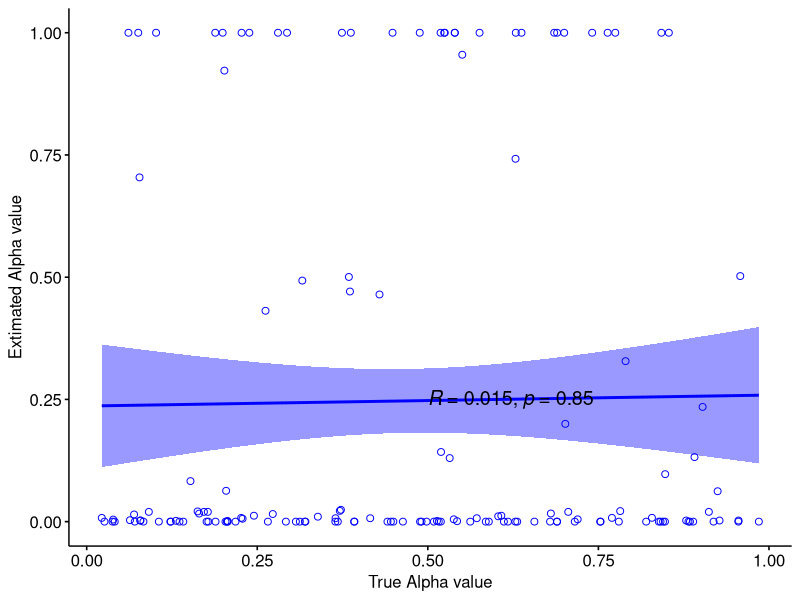
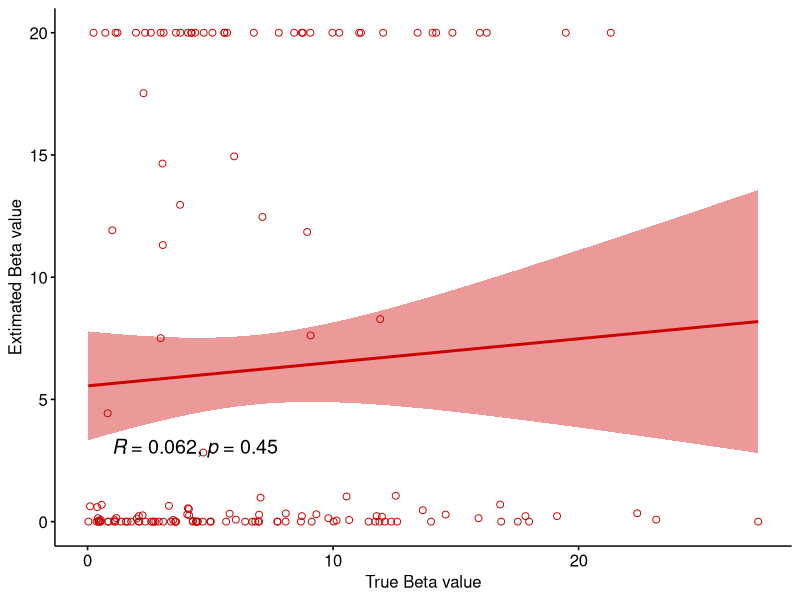
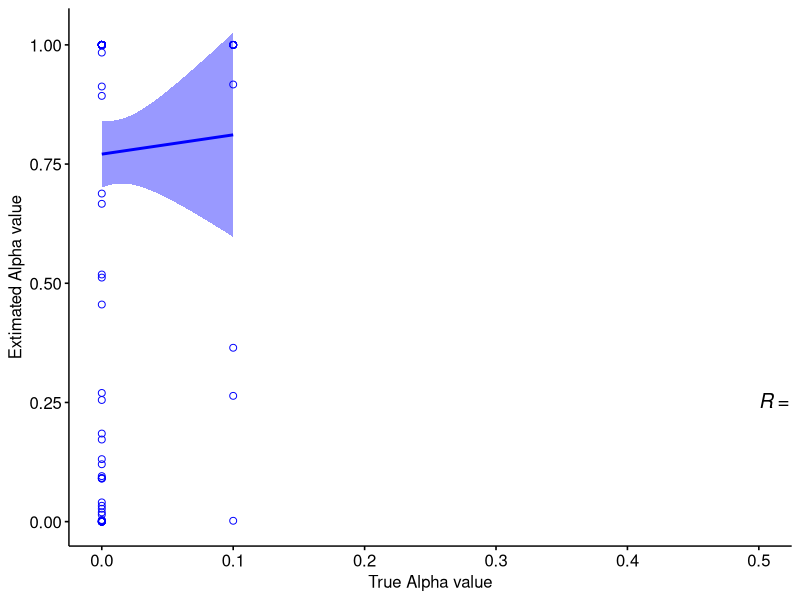
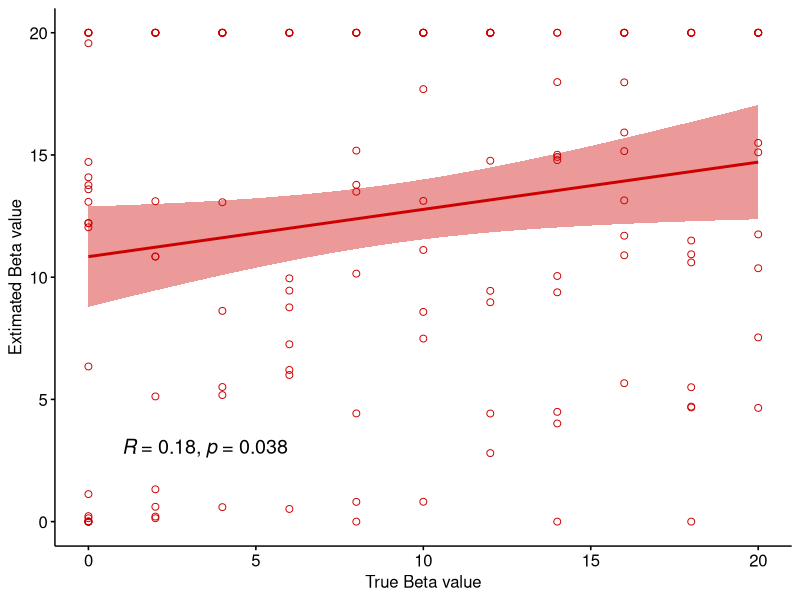
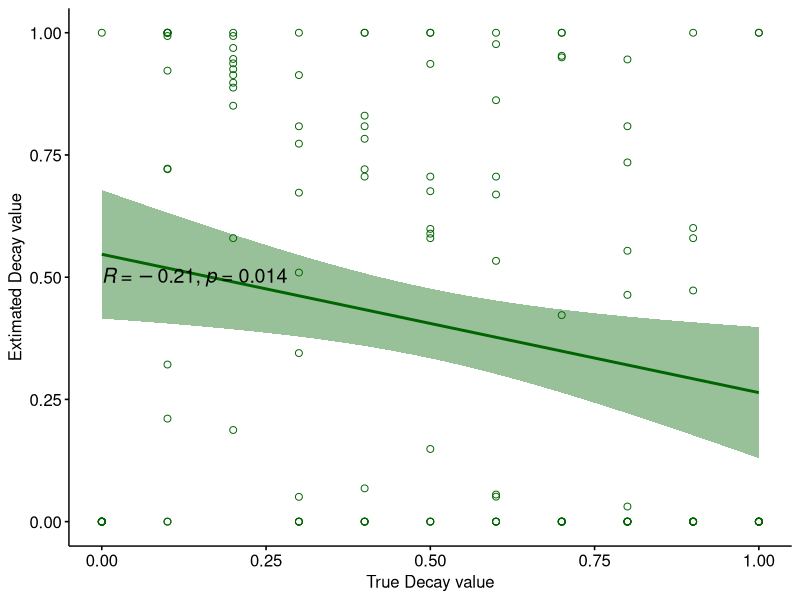
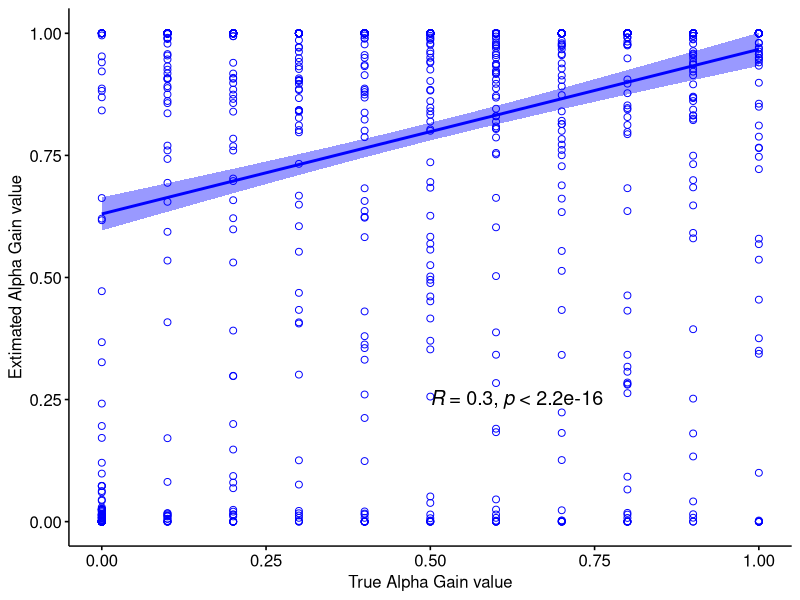
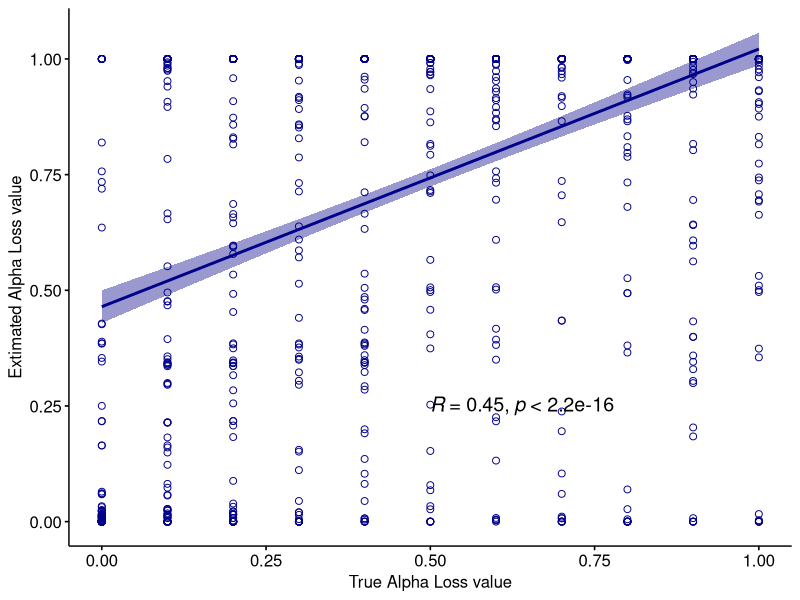
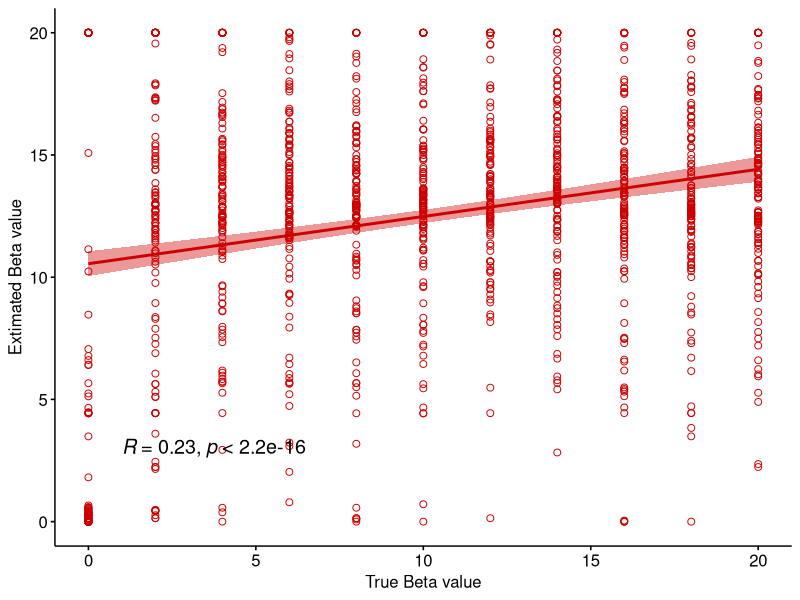

The R script that drew these images, in order:
# model parameter recovery
# 3.11.21 kls

# init ####
# load required packages
library(here)
library(tidyverse)
library(ggpubr)

# load source functions

# set hard-coded variables

# baseline model - done ####
# read data in
bld <- read.csv(here::here('output', 'simulation', 'sim_baseline_model_data.csv'))
blf <- read.csv(here::here('output', 'simulation', 'sim_baseline_model_fits.csv'))
bld <- bld[which(bld$Trial == 1),] 
# clean up and merge 
bld <- rename(bld, trueBeta = Beta)
blf <- rename(blf, estBeta = beta)
bl <- merge(bld[5:6], blf, by = 'Subject')
rm(bld, blf)
# graph
bl_beta <- ggscatter(bl, x = 'trueBeta', y = 'estBeta', shape = 1, color = 'red3', 
          add = 'reg.line', conf.int = TRUE, 
          cor.coef = TRUE, cor.method = 'pearson', cor.coef.coord = c(1, 3), cor.coef.size = 5,
          xlab = 'True Beta value', ylab = 'Extimated Beta value')
rm(bl)

# 1a model - done ####
# read data in
ad <- read.csv(here::here('output', 'simulation', 'sim_1alpha_model_data.csv'))
af <- read.csv(here::here('output', 'simulation', 'sim_1alpha_model_fits.csv'))
ad <- ad[which(ad$Trial == 1), ] # 1a model
# clean up and merge 
ad <- rename(ad, trueBeta = Beta, trueAlpha = Alpha)
af <- rename(af, estBeta = beta, estAlpha = alpha)
a1 <- merge(ad[5:7], af, by = 'Subject')
rm(ad, af)
#graph
a1_alpha <- ggscatter(a1, x = 'trueAlpha', y = 'estAlpha', shape = 1, color = 'blue', 
          add = 'reg.line', conf.int = TRUE, 
          cor.coef = TRUE, cor.method = 'pearson', cor.coef.coord = c(.5, .25), cor.coef.size = 5,
          xlab = 'True Alpha value', ylab = 'Extimated Alpha value')

a1_beta <- ggscatter(a1, x = 'trueBeta', y = 'estBeta', shape = 1, color = 'red3', 
          add = 'reg.line', conf.int = TRUE, 
          cor.coef = TRUE, cor.method = 'pearson', cor.coef.coord = c(1, 3), cor.coef.size = 5,
          xlab = 'True Beta value', ylab = 'Extimated Beta value')
rm(a1)

# 1a decay model - done ####
# read in data
add <- read.csv(here::here('output', 'simulation', 'sim_1alpha_decay_model_data.csv'))
add <- add[which(add$Trial == 1), ] # 1a decay model
adf <- read.csv(here::here('output', 'simulation', 'sim_1alpha_decay_model_fits.csv'))
# clean up and merge 
add <- rename(add, trueBeta = Beta, trueAlpha = Alpha, trueDecay = Decay)
adf <- rename(adf, estBeta = beta, estAlpha = alpha, estDecay = decay)
a1d <- merge(add[5:8], adf, by = 'Subject')
rm(add, adf)
# graph
a1d_alpha <- ggscatter(a1d, x = 'trueAlpha', y = 'estAlpha', shape = 1, color = 'blue', 
          add = 'reg.line', conf.int = TRUE, 
          cor.coef = TRUE, cor.method = 'pearson', cor.coef.coord = c(.5, .25), cor.coef.size = 5,
          xlab = 'True Alpha value', ylab = 'Extimated Alpha value')

a1d_beta <- ggscatter(a1d, x = 'trueBeta', y = 'estBeta', shape = 1, color = 'red3', 
          add = 'reg.line', conf.int = TRUE, 
          cor.coef = TRUE, cor.method = 'pearson', cor.coef.coord = c(1, 3), cor.coef.size = 5,
          xlab = 'True Beta value', ylab = 'Extimated Beta value')

a1d_decay <- ggscatter(a1d, x = 'trueDecay', y = 'estDecay', shape = 1, color = 'darkgreen', 
          add = 'reg.line', conf.int = TRUE, 
          cor.coef = TRUE, cor.method = 'pearson', cor.coef.coord = c(0, .5), cor.coef.size = 5,
          xlab = 'True Decay value', ylab = 'Extimated Decay value')
rm(a1d)

# 2a model - gain loss - done####
# read in data
gld <- read.csv(here::here('output', 'simulation', 'sim_2alpha_model_data.csv'))
gld <- gld[which(gld$Trial == 1), ] # 2a model
glf <- read.csv(here::here('output', 'simulation', 'sim_2alpha_model_fit.csv'))
# clean up and merge
gld <- rename(gld, trueBeta = Beta, trueAlphaGain = Alpha_gain, trueAlphaLoss = Alpha_loss)
glf <- rename(glf, estBeta = beta, estAlphaGain = a_gain, estAlphaLoss = a_loss)
gll <- merge(gld[c(6, 1:3)], glf, by = 'Subject')
rm(gld, glf)

# graph
a2_alpha_gain <- ggscatter(gll, x = 'trueAlphaGain', y = 'estAlphaGain', shape = 1, color = 'blue', 
          add = 'reg.line', conf.int = TRUE, 
          cor.coef = TRUE, cor.method = 'pearson', cor.coef.coord = c(.5, .25), cor.coef.size = 5,
          xlab = 'True Alpha Gain value', ylab = 'Extimated Alpha Gain value')

a2_alpha_loss <- ggscatter(gll, x = 'trueAlphaLoss', y = 'estAlphaLoss', shape = 1, color = 'blue4', 
          add = 'reg.line', conf.int = TRUE, 
          cor.coef = TRUE, cor.method = 'pearson', cor.coef.coord = c(.5, .25), cor.coef.size = 5,
          xlab = 'True Alpha Loss value', ylab = 'Extimated Alpha Loss value')

a2_beta <- ggscatter(gll, x = 'trueBeta', y = 'estBeta', shape = 1, color = 'red3', 
          add = 'reg.line', conf.int = TRUE, 
          cor.coef = TRUE, cor.method = 'pearson', cor.coef.coord = c(1, 3), cor.coef.size = 5,
          xlab = 'True Beta value', ylab = 'Extimated Beta value')
rm(gll)

# 2a decay model ####
# read in data
gldd <- read.csv(here::here('output', 'simulation', 'sim_2alpha_decay_model_data.csv'))
gldd <- gldd[which(gldd$Trial == 1),] # 2a with decay
gldf <- read.csv(here::here('output', 'simulation', 'sim_2alpha_decay_model_fit.csv'))
# clean up and merge
gldd <- rename(gldd, trueBeta = Beta, trueAlphaGain = Alpha_gain, trueAlphaLoss = Alpha_loss, trueDecay = Decay)
gldf <- rename(gldf, estBeta = beta, estAlphaGain = a_gain, estAlphaLoss = a_loss, estDecay = decay)
gldl <- merge(gldd[c(7, 1:3, 5)], gldf, by = 'Subject')
rm(gldd, gldf)
# graph
a2d_alpha_gain <- ggscatter(gldl, x = 'trueAlphaGain', y = 'estAlphaGain', shape = 1, color = 'blue', 
          add = 'reg.line', conf.int = TRUE, 
          cor.coef = TRUE, cor.method = 'pearson', cor.coef.coord = c(.5, .25), cor.coef.size = 5,
          xlab = 'True Alpha Gain value', ylab = 'Extimated Alpha Gain value')

a2d_alpha_loss <- ggscatter(gldl, x = 'trueAlphaLoss', y = 'estAlphaLoss', shape = 1, color = 'blue4', 
          add = 'reg.line', conf.int = TRUE, 
          cor.coef = TRUE, cor.method = 'pearson', cor.coef.coord = c(.5, .25), cor.coef.size = 5,
          xlab = 'True Alpha Loss value', ylab = 'Extimated Alpha Loss value')

a2d_beta <- ggscatter(gldl, x = 'trueBeta', y = 'estBeta', shape = 1, color = 'red3', 
          add = 'reg.line', conf.int = TRUE, 
          cor.coef = TRUE, cor.method = 'pearson', cor.coef.coord = c(1, 3), cor.coef.size = 5,
          xlab = 'True Beta value', ylab = 'Extimated Beta value')

a2d_decay <- ggscatter(gldl, x = 'trueDecay', y = 'estDecay', shape = 1, color = 'darkgreen', 
          add = 'reg.line', conf.int = TRUE, 
          cor.coef = TRUE, cor.method = 'pearson', cor.coef.coord = c(0, .5), cor.coef.size = 5,
          xlab = 'True Decay value', ylab = 'Extimated Decay value')
rm(gldl)

# 2a prior model ####
# read in data
glpd <- read.csv(here::here('output', 'simulation', 'sim_2alpha_with_priors_model_data.csv'))
glpd <- glpd[which(glpd$Trial == 1),] # 2a with priors
glpf <- read.csv(here::here('output', 'simulation', 'sim_2alpha_with_priors_model_fit.csv'))
# clean up and merge
# graph
#a2p_alpha_gain
#a2p_alpha_loss
#a2p_beta
#a2p_iprobA
#a2p_iprobB
#a2p_iprobC

